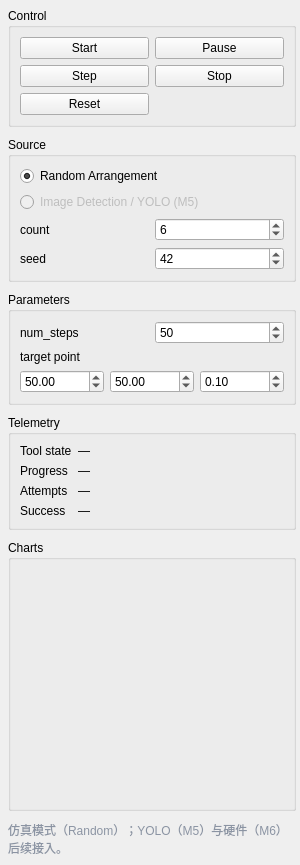
<?xml version="1.0" encoding="UTF-8"?>
<ui version="4.0">
 <class>DashboardPanel</class>
 <widget class="QWidget" name="DashboardPanel">
  <property name="geometry">
   <rect>
    <x>0</x>
    <y>0</y>
    <width>300</width>
    <height>760</height>
   </rect>
  </property>
  <property name="minimumSize">
   <size>
    <width>280</width>
    <height>0</height>
   </size>
  </property>
  <property name="maximumSize">
   <size>
    <width>340</width>
    <height>16777215</height>
   </size>
  </property>
  <layout class="QVBoxLayout" name="rootLayout">
   <property name="spacing">
    <number>10</number>
   </property>
   <property name="leftMargin">
    <number>8</number>
   </property>
   <property name="topMargin">
    <number>8</number>
   </property>
   <property name="rightMargin">
    <number>4</number>
   </property>
   <property name="bottomMargin">
    <number>8</number>
   </property>
   <item>
    <widget class="QGroupBox" name="runGroup">
     <property name="title">
      <string>Control</string>
     </property>
     <layout class="QGridLayout" name="runGrid">
      <item row="0" column="0">
       <widget class="QPushButton" name="startButton">
        <property name="toolTip">
         <string>开始运行 (F5)</string>
        </property>
        <property name="text">
         <string>Start</string>
        </property>
       </widget>
      </item>
      <item row="0" column="1">
       <widget class="QPushButton" name="pauseButton">
        <property name="toolTip">
         <string>暂停 / 继续 (F6)</string>
        </property>
        <property name="text">
         <string>Pause</string>
        </property>
       </widget>
      </item>
      <item row="1" column="0">
       <widget class="QPushButton" name="stepButton">
        <property name="toolTip">
         <string>单步（暂停时可用） (F7)</string>
        </property>
        <property name="text">
         <string>Step</string>
        </property>
       </widget>
      </item>
      <item row="1" column="1">
       <widget class="QPushButton" name="stopButton">
        <property name="toolTip">
         <string>停止 (Shift+F5)</string>
        </property>
        <property name="text">
         <string>Stop</string>
        </property>
       </widget>
      </item>
      <item row="2" column="0">
       <widget class="QPushButton" name="resetButton">
        <property name="toolTip">
         <string>清除场景与统计 (Ctrl+R)</string>
        </property>
        <property name="text">
         <string>Reset</string>
        </property>
       </widget>
      </item>
     </layout>
    </widget>
   </item>
   <item>
    <widget class="QGroupBox" name="sourceGroup">
     <property name="title">
      <string>Source</string>
     </property>
     <layout class="QVBoxLayout" name="sourceLayout">
      <item>
       <widget class="QRadioButton" name="randomRadio">
        <property name="text">
         <string>Random Arrangement</string>
        </property>
        <property name="checked">
         <bool>true</bool>
        </property>
       </widget>
      </item>
      <item>
       <widget class="QRadioButton" name="imageRadio">
        <property name="enabled">
         <bool>false</bool>
        </property>
        <property name="text">
         <string>Image Detection / YOLO (M5)</string>
        </property>
       </widget>
      </item>
      <item>
       <layout class="QGridLayout" name="sourceGrid">
        <item row="0" column="0">
         <widget class="QLabel" name="countLabel">
          <property name="text">
           <string>count</string>
          </property>
         </widget>
        </item>
        <item row="0" column="1">
         <widget class="QSpinBox" name="countSpin">
          <property name="minimum">
           <number>1</number>
          </property>
          <property name="maximum">
           <number>200</number>
          </property>
          <property name="value">
           <number>6</number>
          </property>
         </widget>
        </item>
        <item row="1" column="0">
         <widget class="QLabel" name="seedLabel">
          <property name="text">
           <string>seed</string>
          </property>
         </widget>
        </item>
        <item row="1" column="1">
         <widget class="QSpinBox" name="seedSpin">
          <property name="toolTip">
           <string>固定种子便于复现（每次运行使用同一序列）</string>
          </property>
          <property name="maximum">
           <number>2147483647</number>
          </property>
          <property name="value">
           <number>42</number>
          </property>
         </widget>
        </item>
       </layout>
      </item>
     </layout>
    </widget>
   </item>
   <item>
    <widget class="QGroupBox" name="paramGroup">
     <property name="title">
      <string>Parameters</string>
     </property>
     <layout class="QGridLayout" name="paramGrid">
      <item row="0" column="0">
       <widget class="QLabel" name="numStepsLabel">
        <property name="text">
         <string>num_steps</string>
        </property>
       </widget>
      </item>
      <item row="0" column="1">
       <widget class="QSpinBox" name="numStepsSpin">
        <property name="minimum">
         <number>1</number>
        </property>
        <property name="maximum">
         <number>10000</number>
        </property>
        <property name="value">
         <number>50</number>
        </property>
       </widget>
      </item>
      <item row="1" column="0" colspan="2">
       <widget class="QLabel" name="targetLabel">
        <property name="text">
         <string>target point</string>
        </property>
       </widget>
      </item>
      <item row="2" column="0" colspan="2">
       <layout class="QHBoxLayout" name="targetLayout">
        <item>
         <widget class="QDoubleSpinBox" name="targetXSpin">
          <property name="decimals">
           <number>2</number>
          </property>
          <property name="minimum">
           <double>-1000</double>
          </property>
          <property name="maximum">
           <double>1000</double>
          </property>
          <property name="value">
           <double>50</double>
          </property>
         </widget>
        </item>
        <item>
         <widget class="QDoubleSpinBox" name="targetYSpin">
          <property name="decimals">
           <number>2</number>
          </property>
          <property name="minimum">
           <double>-1000</double>
          </property>
          <property name="maximum">
           <double>1000</double>
          </property>
          <property name="value">
           <double>50</double>
          </property>
         </widget>
        </item>
        <item>
         <widget class="QDoubleSpinBox" name="targetZSpin">
          <property name="decimals">
           <number>2</number>
          </property>
          <property name="minimum">
           <double>-1000</double>
          </property>
          <property name="maximum">
           <double>1000</double>
          </property>
          <property name="value">
           <double>0.1</double>
          </property>
         </widget>
        </item>
       </layout>
      </item>
     </layout>
    </widget>
   </item>
   <item>
    <widget class="QGroupBox" name="telemetryGroup">
     <property name="title">
      <string>Telemetry</string>
     </property>
     <layout class="QFormLayout" name="telemetryForm">
      <item row="0" column="0">
       <widget class="QLabel" name="toolStateTitle">
        <property name="text">
         <string>Tool state</string>
        </property>
       </widget>
      </item>
      <item row="0" column="1">
       <widget class="QLabel" name="toolStateLabel">
        <property name="text">
         <string>—</string>
        </property>
       </widget>
      </item>
      <item row="1" column="0">
       <widget class="QLabel" name="progressTitle">
        <property name="text">
         <string>Progress</string>
        </property>
       </widget>
      </item>
      <item row="1" column="1">
       <widget class="QLabel" name="progressLabel">
        <property name="text">
         <string>—</string>
        </property>
       </widget>
      </item>
      <item row="2" column="0">
       <widget class="QLabel" name="attemptsTitle">
        <property name="text">
         <string>Attempts</string>
        </property>
       </widget>
      </item>
      <item row="2" column="1">
       <widget class="QLabel" name="attemptsLabel">
        <property name="text">
         <string>—</string>
        </property>
       </widget>
      </item>
      <item row="3" column="0">
       <widget class="QLabel" name="successTitle">
        <property name="text">
         <string>Success</string>
        </property>
       </widget>
      </item>
      <item row="3" column="1">
       <widget class="QLabel" name="successLabel">
        <property name="text">
         <string>—</string>
        </property>
       </widget>
      </item>
     </layout>
    </widget>
   </item>
   <item>
    <widget class="QGroupBox" name="chartGroup">
     <property name="title">
      <string>Charts</string>
     </property>
     <layout class="QVBoxLayout" name="chartLayout">
      <property name="spacing">
       <number>4</number>
      </property>
      <item>
       <widget class="PlotWidget" name="zPlot">
        <property name="minimumSize">
         <size>
          <width>0</width>
          <height>80</height>
         </size>
        </property>
       </widget>
      </item>
      <item>
       <widget class="PlotWidget" name="yawPlot">
        <property name="minimumSize">
         <size>
          <width>0</width>
          <height>80</height>
         </size>
        </property>
       </widget>
      </item>
      <item>
       <widget class="PlotWidget" name="distancePlot">
        <property name="minimumSize">
         <size>
          <width>0</width>
          <height>80</height>
         </size>
        </property>
       </widget>
      </item>
     </layout>
    </widget>
   </item>
   <item>
    <widget class="QLabel" name="noteLabel">
     <property name="styleSheet">
      <string>color: #8b94a3;</string>
     </property>
     <property name="text">
      <string>仿真模式（Random）；YOLO（M5）与硬件（M6）后续接入。</string>
     </property>
     <property name="wordWrap">
      <bool>true</bool>
     </property>
    </widget>
   </item>
   <item>
    <spacer name="rootSpacer">
     <property name="orientation">
      <enum>Qt::Vertical</enum>
     </property>
     <property name="sizeType">
      <enum>QSizePolicy::Expanding</enum>
     </property>
     <property name="sizeHint" stdset="0">
      <size>
       <width>20</width>
       <height>40</height>
      </size>
     </property>
    </spacer>
   </item>
  </layout>
 </widget>
 <customwidgets>
  <customwidget>
   <class>PlotWidget</class>
   <extends>QWidget</extends>
   <header>pyqtgraph</header>
  </customwidget>
 </customwidgets>
 <resources/>
 <connections/>
</ui>
